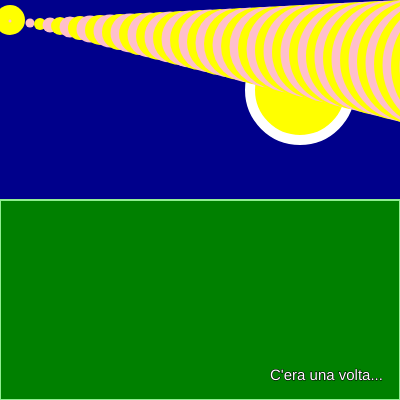
Frame 1 (no input)
Frame 60 (no input): identical to frame 1, image omitted
Frame 120 (the mouse pressed at the canvas centre since frame 60): identical to frame 1, image omitted

The p5.js sketch that drew this single still picture (run headless with seeded random() and noise() and a simulated clock; from frame 60 on, the mouse is pressed at the canvas centre):

// p5.js sketch
// ── sketch.js
let xsize = 400;
let ysize = 400; //posso sostituirli nel create Canvas
function setup() {
  createCanvas(xsize, ysize);
}

function draw() {
  //sfondo per cielo scuro
  background("darkblue");
  //voglio disegnare luna
  fill ("yellow");
  stroke ("white")
  strokeWeight (10)
  circle (300, 90, 100)
  //prato
  fill ("green")
  stroke ("lightgreen")
  strokeWeight (2)
  rect(0, 200, 400, 200);
  stroke ("yellow");
  strokeWeight (30);
  let x_stella_primordiale= 10;
  let y_stella_primordiale= 20;
  point (x_stella_primordiale, y_stella_primordiale);
  let passo=1;
  for (let i=0; i<50; i=i+passo){ //for=vorrei ripetere una azione per un certo numero di volte
    strokeWeight (i*3);
    // vogliamo che 0-->y, 1-->w, 2-->y
    if (i%2 == 0) {
      // numeri pari
      //corpo di ramo vero
      stroke ("yellow");
    } else {
      //numeri dispari
      //altrimenti questo
      stroke ("pink");
    }
    
    point(x_stella_primordiale*i, y_stella_primordiale+i);
    
    
  }

  //aggiungo un'altra stella
  // point (x_stella_primordiale,100);
  // point (x_stella_primordiale+70, 100); //in questo modo abbiamo un comportamento parametrico
  // point (75, 30); //punto aggiunto con valori
  fill ("white");
  stroke ("black");
  strokeWeight (1);
  textSize (15);
  text ("C'era una volta...", 270, 380 )
  
}
